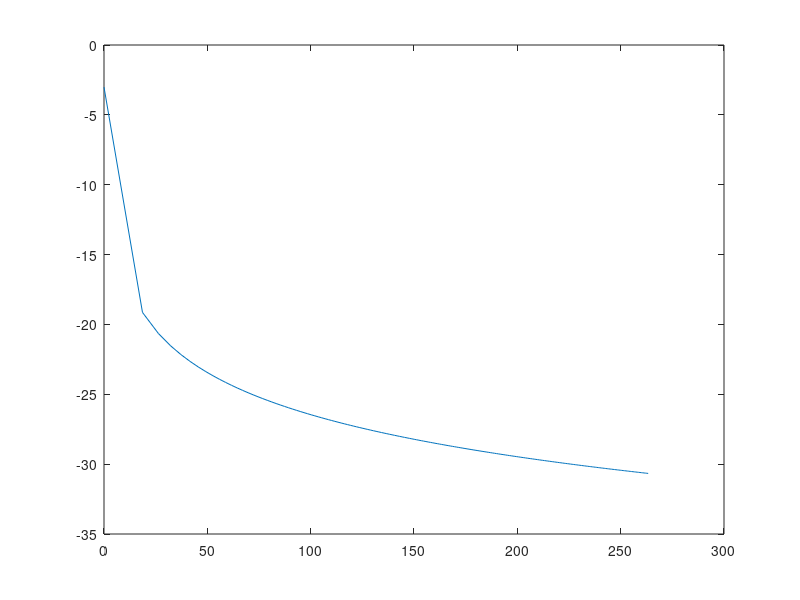

Recreate this plot in MATLAB.
clear all; close all;

beta = (2*pi*26e9)/(3e8);
mu = @(dr) sqrt(2*beta*dr/pi);

dr_vec = 0:200;
mu_vector = mu(dr_vec);

Fv2 =  1 ./ ( (sqrt((mu_vector-0.1).^2 + 1) + mu_vector - 0.1) * 2.2131 );
Lke = 10*log10(Fv2);

plot(mu_vector, Lke);

